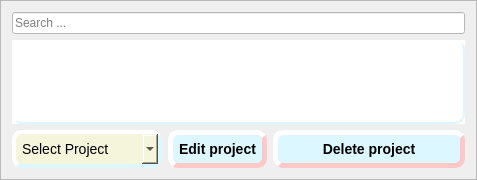
           <widget class="QFrame" name="frame_project_overview">
            <property name="frameShape">
             <enum>QFrame::StyledPanel</enum>
            </property>
            <property name="frameShadow">
             <enum>QFrame::Raised</enum>
            </property>
            <layout class="QGridLayout" name="gridLayout_7">
             <item row="0" column="0">
              <layout class="QVBoxLayout" name="verticalLayout_project_overview">
               <item>
                <widget class="QLineEdit" name="lineEdit_PI_search_table">
                 <property name="styleSheet">
                  <string notr="true">QLineEdit{

background-color: rgb(255, 255, 255);
}

</string>
                 </property>
                 <property name="placeholderText">
                  <string>Search ...</string>
                 </property>
                </widget>
               </item>
               <item>
                <widget class="QTableView" name="tableView_PI">
                 <property name="minimumSize">
                  <size>
                   <width>186</width>
                   <height>0</height>
                  </size>
                 </property>
                 <property name="autoFillBackground">
                  <bool>true</bool>
                 </property>
                 <property name="styleSheet">
                  <string notr="true">QTableView{
background-color: white;
border-style:outset;
border-width: 2px;
border-radius: 10px;
border-color: rgb(220, 247, 255);
font:14px;
min-width: 10em;
padding: 6px;
}
</string>
                 </property>
                 <property name="sizeAdjustPolicy">
                  <enum>QAbstractScrollArea::AdjustToContents</enum>
                 </property>
                 <property name="editTriggers">
                  <set>QAbstractItemView::NoEditTriggers</set>
                 </property>
                 <property name="alternatingRowColors">
                  <bool>true</bool>
                 </property>
                 <property name="sortingEnabled">
                  <bool>true</bool>
                 </property>
                 <attribute name="horizontalHeaderCascadingSectionResizes">
                  <bool>true</bool>
                 </attribute>
                 <attribute name="horizontalHeaderDefaultSectionSize">
                  <number>200</number>
                 </attribute>
                 <attribute name="horizontalHeaderStretchLastSection">
                  <bool>true</bool>
                 </attribute>
                </widget>
               </item>
               <item>
                <layout class="QHBoxLayout" name="horizontalLayout_table_delete">
                 <item>
                  <widget class="QComboBox" name="comboBox_PI_project_del">
                   <property name="minimumSize">
                    <size>
                     <width>150</width>
                     <height>0</height>
                    </size>
                   </property>
                   <property name="styleSheet">
                    <string notr="true">QComboBox{
background-color:beige;    
border-style:outset;

    border-width: 4px;
    border-radius: 10px;
border-color: rgb(220, 247, 255);
    font: 14px;

    padding: 6px;
}
QComboBox::hover{
    background-color:beige;
	border-style: outset;
    border-width: 2px;
    border-radius: 10px;
    border-color: rgb(255, 200, 200);
    font: bold 14px;
    min-width: 10em;
    padding: 6px;
}</string>
                   </property>
                   <item>
                    <property name="text">
                     <string>Select Project</string>
                    </property>
                   </item>
                  </widget>
                 </item>
                 <item>
                  <widget class="QPushButton" name="pushButton_PI_edit_project">
                   <property name="styleSheet">
                    <string notr="true">QPushButton{
    background-color: rgb(220, 247, 255);
    border-style: outset;
    border-width: 5px;
    border-radius: 10px;
    border-color: rgb(255, 200, 200);
    font: bold 14px;
    min-width: 10em;
    padding: 6px;
}
QPushButton::hover{
    background-color:rgb(206, 232, 255) ;
	border-style: outset;
    border-width: 2px;
    border-radius: 10px;
    border-color: rgb(255, 144, 144);
    font: bold 14px;
    min-width: 10em;
    padding: 6px;
}</string>
                   </property>
                   <property name="text">
                    <string>Edit project</string>
                   </property>
                  </widget>
                 </item>
                 <item>
                  <widget class="QPushButton" name="pushButton_PI_delete_project">
                   <property name="minimumSize">
                    <size>
                     <width>192</width>
                     <height>0</height>
                    </size>
                   </property>
                   <property name="styleSheet">
                    <string notr="true">QPushButton{
    background-color: rgb(220, 247, 255);
    border-style: outset;
    border-width: 5px;
    border-radius: 10px;
    border-color: rgb(255, 200, 200);
    font: bold 14px;
    min-width: 10em;
    padding: 6px;
}

QPushButton::hover{
	background-color: rgb(255, 144, 144);
	border-style: outset;
    border-width: 2px;
    border-radius: 10px;
    border-color:rgb(255, 144, 144);
    font: bold 14px;
    min-width: 10em;
    padding: 6px;
}</string>
                   </property>
                   <property name="text">
                    <string>Delete project</string>
                   </property>
                  </widget>
                 </item>
                </layout>
               </item>
              </layout>
             </item>
            </layout>
           </widget>
